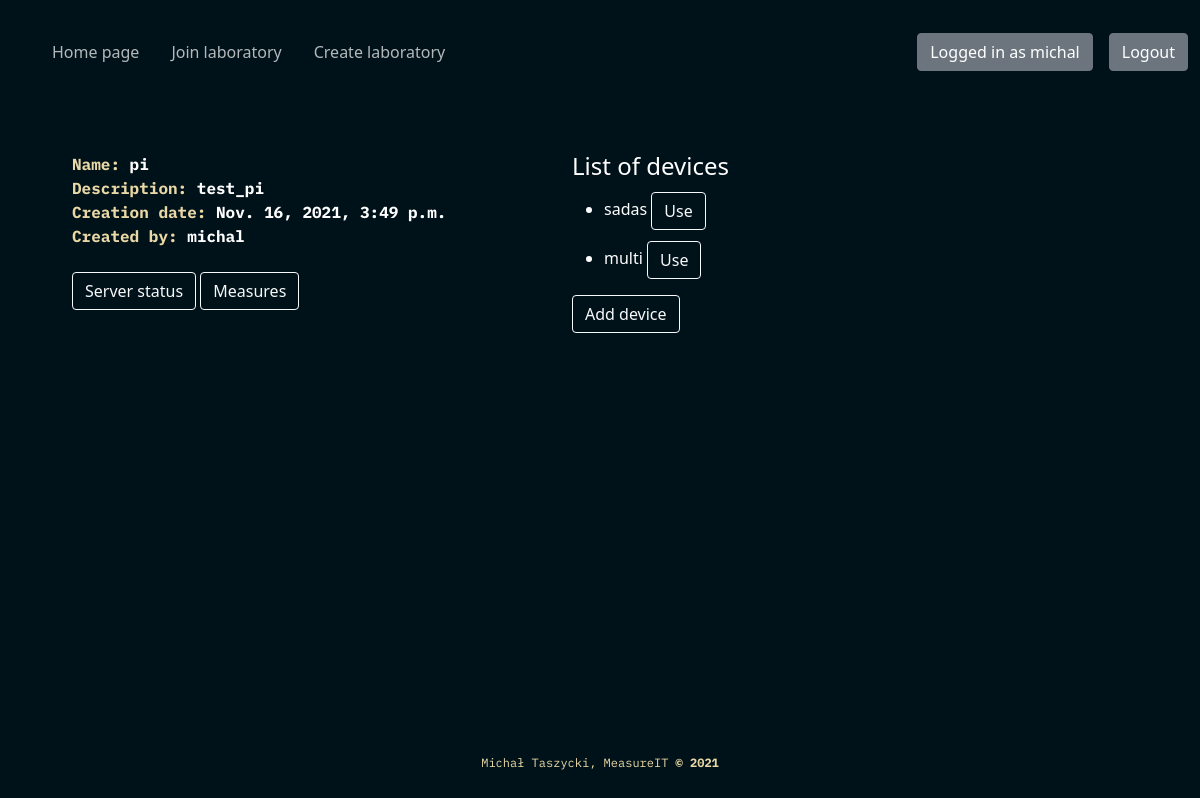
/lab/w1teq59l/ (signed in), run on the app's committed database.
### measureITapp/models.py (models this page shows, shortened)
class AllLabs(models.Model):
    name = models.CharField(max_length=100)
    password = models.CharField(max_length=100)
    description = models.TextField(blank=True)
    created = models.DateTimeField(auto_now_add=True)
    ip_adress = models.CharField(max_length=16)
    id_number = models.CharField(max_length=8)
    owner = models.ForeignKey(User,on_delete=models.CASCADE)

class Device(models.Model):
    name = models.CharField(max_length=100)
    password = models.CharField(max_length=100, default="12345")
    ip_adress = models.CharField(max_length=16)
    add_date = models.DateTimeField(auto_now_add=True)
    port = models.IntegerField(default="23")
    lab = models.ForeignKey(AllLabs,on_delete=models.CASCADE)

### measureITapp/views.py (the view, shortened to what this page needs)
# urls.py: path('lab/<str:id_number>/', views.labSite, name="labsite"),
def labSite(request, id_number):
    if request.method == "GET":
        lab_info = AllLabs.objects.filter(id_number = id_number)
        lab_devices = Device.objects.filter(lab = lab_info[0].id)
        return render(request,'measureit/labsite.html', {'lab_info':lab_info, 'lab_devices': lab_devices})

### measureITapp/templates/measureit/labsite.html (shortened to what this page needs)
{% extends 'measureit/base.html' %}
{% block content %}
{% load static %}
    <link rel="stylesheet" href="{% static 'assets/bootstrap/css/bootstrap.min.css' %}">
    <link rel="stylesheet" href="{% static 'assets/css/base_css.css' %}">
    <link rel="stylesheet" href="https://cdnjs.cloudflare.com/ajax/libs/animate.css/3.5.2/animate.min.css">
    <link rel="stylesheet" href="https://cdnjs.cloudflare.com/ajax/libs/aos/2.3.4/aos.css">
    <link rel="stylesheet" href="{% static 'assets/css/Login-Form-Dark.css' %}">
    <link rel="stylesheet" href="{% static 'assets/css/styles.css' %}">
    <link rel="stylesheet" type="text/css" href="{% static 'assets/css/custom.css' %}">
<div class="lab_cont row justify-content-start">
<div class="lab_info col-5">
{% for info in lab_info %}
<span> <b>Name: </b> {{info.name}} </span><br>
<span> <b>Description: </b>{{info.description}} </span><br>
<span> <b>Creation date: </b>{{info.created}} </span><br>
<span> <b>Created by: </b>{{info.owner}} </span>
<div class="measuer_buttons_cont">
<br>
<form method="POST">
<input type="submit" name="check_status"  value="Server status" class="btn btn-outline-light">
<input type="submit" name="measures_list"  value="Measures" class="btn btn-outline-light">
</form>
</div>
{% endfor %}
</div>
<div class="col-6 devices">
<form method="POST">
<h4> List of devices </h4>
<ul>
{% for device in lab_devices %}
<li> {{device.name}} <button type="submit" name="use"  value="{{device.id}}" class="btn btn-outline-light"> Use </button></li>
{% endfor %}
</ul>
</form>
{% if request.user.profile == info.owner %}
<form method="POST">
<input type="submit" name="add_device"  value="Add device" class="btn btn-outline-light">
</form>
{% else %}
<form method="POST">
<button> devices </button>
</form>
{% endif %}
</div>
</div>
{% endblock %}

### measureITapp/templates/measureit/base.html (shortened to what this page needs)
<!doctype html>
{% load static %}
<html lang="en">
<head>
<link rel="stylesheet" href="{% static 'assets/css/custom.css' %}">
    <link rel="stylesheet" href="{% static 'assets/css/Login-Form-Dark.css' %}">
    <link rel="stylesheet" href="{% static 'assets/css/styles.css' %}">
    <link rel="stylesheet" href="{% static 'assets/bootstrap/css/bootstrap.min.css' %}">
    <link rel="stylesheet" href="{% static 'assets/css/base_css.css' %}">
    <link rel="stylesheet" href="https://cdnjs.cloudflare.com/ajax/libs/animate.css/3.5.2/animate.min.css">
    <link rel="stylesheet" href="https://cdnjs.cloudflare.com/ajax/libs/aos/2.3.4/aos.css">
</head>
<body>
<div id="main">
<nav class="navbar navbar-dark ">
  <div class="container-fluid">
  <div class="collapse-navbar">
<div class="">
  <div class="p-4">
    <ul class="nav">
  <li class="nav-item">
    <a class="nav-link active" aria-current="page" href="{% url 'loggedin' %}">Home page</a>
  </li>
  <li class="nav-item">
    <a class="nav-link" href="{% url 'joinlab' %}">Join laboratory</a>
  </li>
  <li class="nav-item">
    <a class="nav-link" href="{% url 'createlab' %}">Create laboratory</a>
  </li>
</ul>
  </div>
</div>
</div>
    <ul class="nav">
    {% if user.is_authenticated %}
  <li class="nav-item">
    <button class=" loggedas btn btn-secondary aos-init aos-animate buttonlogout me-3">Logged in as {{ user.username }}</buton>
  </li>
  <li class="nav-item ">
   <form method="POST" action="{% url 'logoutuser' %}" class="d-flex">
    <button type="submit" class="btn btn-secondary aos-init aos-animate buttonlogout button-hov"> Logout </button>
    </form>
  </li>
    {% else %}
    <a class="btn btn-secondary aos-init aos-animate buttonlogout button-hov me-3" role="button" href="{% url 'signin'%}"> Sign in </a>
    <a class="btn btn-secondary aos-init aos-animate buttonlogout button-hov" role="button" href="{% url 'signup'%}"> Sign up </a>
  {% endif %}
</ul>
  </div>
</nav>
{% block content %}
{% endblock %}
</div>
<footer class="text-center p-3">
            <div>
                <p>Michał Taszycki, MeasureIT&nbsp;<strong>© 2021</strong><br></p>
            </div>
        </footer>
</body>
</html>

### measureITapp/static/assets/css/custom.css (style rules this page uses)
.buttonlogout { display: block; }
.button-hov { display: block; }
.collapse-navbar a { color: white; opacity: 0.7; font-size: 2vh; }
.lab_cont { color: white; width:100%; }
.lab_cont b { color: #e9d8a6!important; }
.lab_info { margin: 4% 0% 0% 6%; }
.devices { margin-top: 4%; }
.devices li { margin-top: 2%; margin-bottom: 2%; text-decoration: none; }
span { color: #fff; font-weight: bold; }

### measureITapp/static/assets/css/styles.css (style rules this page uses)
a { margin: 0 auto; display: block; }

### measureITapp/static/assets/css/base_css.css (style rules this page uses)
footer { font-family: 'IBM Plex Mono', monospace; color: #e9d8a6; clear: both; position: absolute; bottom: 0; width: 100%; margin-top: 5%; }
body { height: 100%; min-height: 100%; background: #001219; }
footer p { font-size: 12px; margin: 4% 0 1% 0; text-align: center; }
span { font-family: 'IBM Plex Mono', monospace; }

### data on the page
AllLabs: name "pi", description "test_pi", created "Nov. 16, 2021, 3:49 p.m.", owner "michal"
Device: name "sadas", {{ device.id }} 1 (drawn)
Device: name "multi", {{ device.id }} 2 (drawn)

### other printed values
{{ user.username }} "michal"
